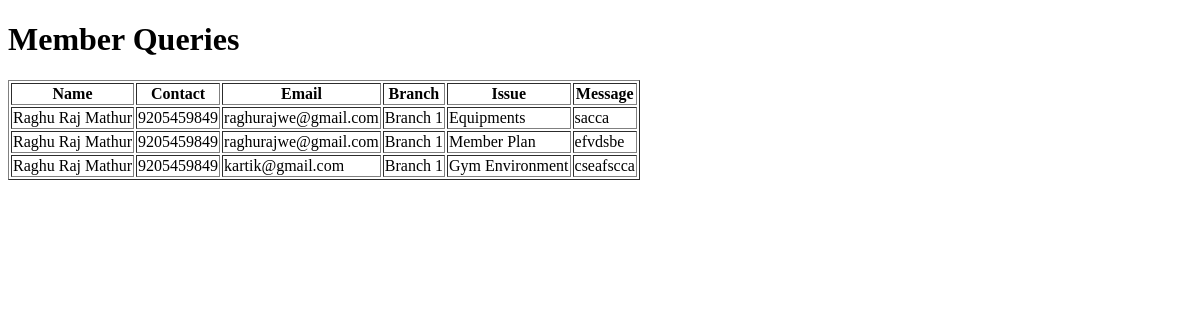
Before: /member-queries/ with the older database file.
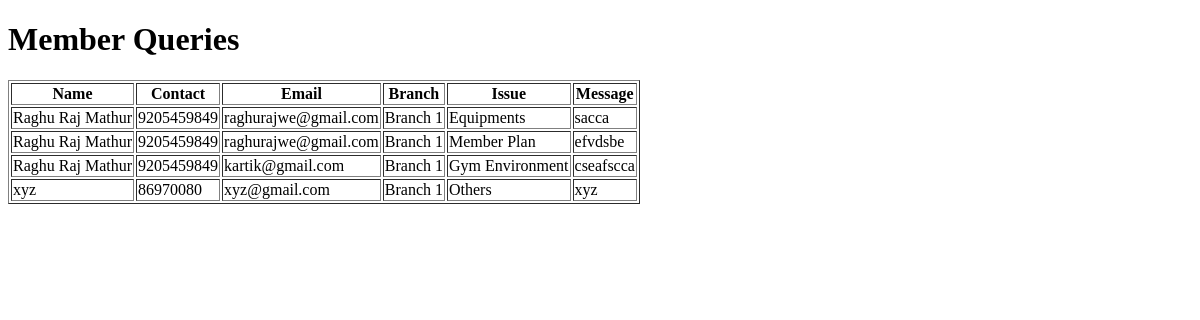
After: the same page with the newer database file.
### gym/models.py (models this page shows)
class MemberEnquiry(models.Model):
    name = models.CharField(max_length=255)
    contact = models.CharField(max_length=20)
    emailid = models.EmailField(max_length=255)
    branch = models.CharField(max_length=255)
    issue = models.CharField(max_length=255)
    message = models.TextField()
    submitted_at = models.DateTimeField(auto_now_add=True)

### gym/views.py (the view)
# urls.py: path('member-queries/', views.member_queries, name='member_queries'),
def member_queries(request):
    queries = MemberEnquiry.objects.all()
    return render(request, "member_queries.html", {"queries": queries})

### gym/templates/member_queries.html (shortened to what this page needs)
<!DOCTYPE html>
<html lang="en">
<head>
</head>
<body>
    <h1>Member Queries</h1>
    <table border="1">
        <thead>
            <tr>
                <th>Name</th>
                <th>Contact</th>
                <th>Email</th>
                <th>Branch</th>
                <th>Issue</th>
                <th>Message</th>
            </tr>
        </thead>
        <tbody>
            {% for query in queries %}
            <tr>
                <td>{{ query.name }}</td>
                <td>{{ query.contact }}</td>
                <td>{{ query.emailid }}</td>
                <td>{{ query.branch }}</td>
                <td>{{ query.issue }}</td>
                <td>{{ query.message }}</td>
            </tr>
            {% endfor %}
        </tbody>
    </table>
</body>
</html>

Changed rows visible on the page:
added MemberEnquiry: name "xyz", contact "86970080", emailid "xyz@gmail.com", branch "Branch 1", issue "Others", message "xyz"
